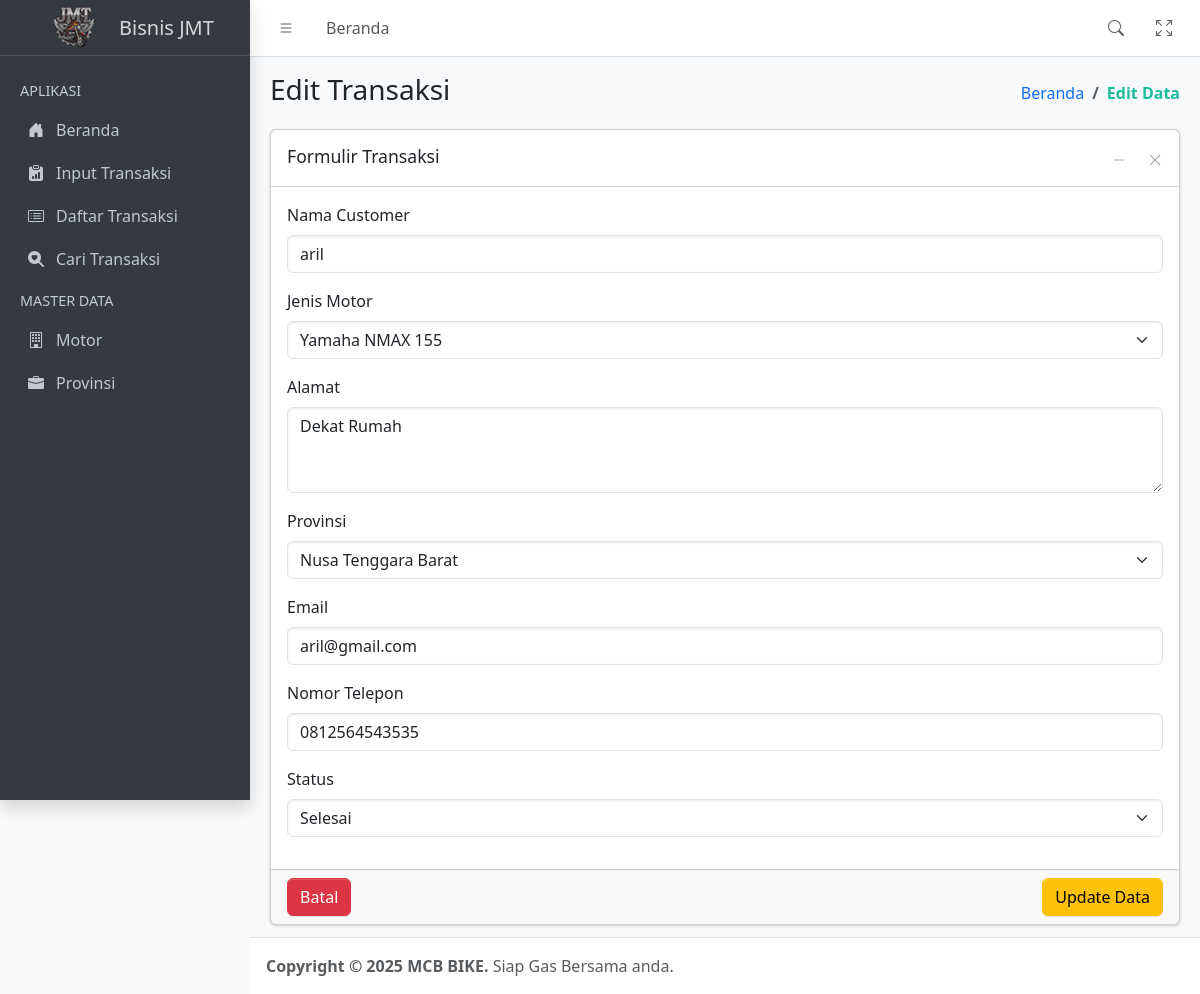
The app's page /data-edit.php?id=5 with its own data.
### tables this page shows
CREATE TABLE `tb_transaksi` (
  `id_transaksi` int NOT NULL AUTO_INCREMENT,
  `nama_customer` varchar(200) NOT NULL DEFAULT '',
  `id_motor` char(10) NOT NULL DEFAULT '',
  `alamat` text NOT NULL,
  `provinsi` smallint NOT NULL,
  `email` varchar(100) DEFAULT NULL,
  `telp` char(20) NOT NULL DEFAULT '',
  `status_transaksi` tinyint(1) NOT NULL DEFAULT '1' COMMENT '1=Pending, 2=Selesai, 3=Dibatalkan',
  PRIMARY KEY (`id_transaksi`),
  KEY `FK_transaksi_motor` (`id_motor`),
  KEY `FK_transaksi_provinsi` (`provinsi`),
  CONSTRAINT `FK_transaksi_motor` FOREIGN KEY (`id_motor`) REFERENCES `tb_motor` (`id_motor`) ON UPDATE CASCADE,
  CONSTRAINT `FK_transaksi_provinsi` FOREIGN KEY (`provinsi`) REFERENCES `tb_provinsi` (`id_provinsi`) ON UPDATE CASCADE
);

### config/db-config.php (called while the page is built, shortened)
<?php
class Database {
    private $db_host = "localhost";
    private $db_user = "root";
    private $db_pass = "";
    private $db_name = "db_simplecrud";
    public function getConnection(){
        try{
            $this->conn = new mysqli($this->db_host, $this->db_user, $this->db_pass, $this->db_name);
        } catch(Exception $e){
            die("Connection error: " . $e->getMessage());
        }
    }
}
?>

### config/class-transaksi.php (called while the page is built, shortened)
<?php
include_once 'db-config.php';
class Transaksi extends Database {
    public function getUpdateTransaksi($id){
        $query = "SELECT * FROM tb_transaksi WHERE id_transaksi = ?";
        $stmt = $this->conn->prepare($query);
        $stmt->bind_param("i", $id);
        $stmt->execute();
        $result = $stmt->get_result();
        $data = false;
        if($result->num_rows > 0){
            $row = $result->fetch_assoc();
            $data = [
                'id' => $row['id_transaksi'],
                'customer' => $row['nama_customer'],
                'motor' => $row['id_motor'],
                'alamat' => $row['alamat'],
                'provinsi' => $row['provinsi'],
                'email' => $row['email'],
                'telp' => $row['telp'],
                'status' => $row['status_transaksi']
            ];
        }
        return $data;
    }
}
?>

### config/class-master.php (called while the page is built, shortened)
<?php
include_once 'db-config.php';
class MasterData extends Database {
    public function getMotor(){
        $query = "SELECT * FROM tb_motor";
        $result = $this->conn->query($query);
        $motor = [];
        if ($result->num_rows > 0) {
            while($row = $result->fetch_assoc()) {
                $motor[] = [
                    'id' => $row['id_motor'],
                    'nama' => $row['nama_motor']
                ];
            }
        }
        return $motor;
    }
    public function getProvinsi(){
        $query = "SELECT * FROM tb_provinsi";
        $result = $this->conn->query($query);
        $provinsi = [];
        if ($result->num_rows > 0) {
            while($row = $result->fetch_assoc()) {
                $provinsi[] = [
                    'id' => $row['id_provinsi'],
                    'nama' => $row['nama_provinsi']
                ];
            }
        }
        return $provinsi;
    }
    public function getStatus(){
        return [
            ['id' => 1, 'nama' => 'Pending'],
            ['id' => 2, 'nama' => 'Selesai'],
            ['id' => 3, 'nama' => 'Dibatalkan']
        ];
    }
}
?>

### data-edit.php (the view, shortened to what this page needs)
<?php
include_once 'config/class-master.php';
include_once 'config/class-transaksi.php';
$master = new MasterData();
$transaksi = new Transaksi();
$motorList = $master->getMotor();
$provinsiList = $master->getProvinsi();
$statusList = $master->getStatus();
$dataTransaksi = $transaksi->getUpdateTransaksi($_GET['id']);
?>
<!doctype html>
<html lang="en">
	<head>
		<?php include 'template/header.php'; ?>
	</head>
	<body class="layout-fixed fixed-header fixed-footer sidebar-expand-lg sidebar-open bg-body-tertiary">
		<div class="app-wrapper">
			<?php include 'template/navbar.php'; ?>
			<?php include 'template/sidebar.php'; ?>
			<main class="app-main">
				<div class="app-content-header">
					<div class="container-fluid">
						<div class="row">
							<div class="col-sm-6">
								<h3 class="mb-0">Edit Transaksi</h3>
							</div>
							<div class="col-sm-6">
								<ol class="breadcrumb float-sm-end">
									<li class="breadcrumb-item"><a href="index.php">Beranda</a></li>
									<li class="breadcrumb-item active" aria-current="page">Edit Data</li>
								</ol>
							</div>
						</div>
					</div>
				</div>
				<div class="app-content">
					<div class="container-fluid">
						<div class="row">
							<div class="col-12">
								<div class="card">
									<div class="card-header">
										<h3 class="card-title">Formulir Transaksi</h3>
										<div class="card-tools">
											<button type="button" class="btn btn-tool" data-lte-toggle="card-collapse" title="Collapse">
												<i data-lte-icon="collapse" class="bi bi-dash-lg"></i>
											</button>
											<button type="button" class="btn btn-tool" data-lte-toggle="card-remove" title="Remove">
												<i class="bi bi-x-lg"></i>
											</button>
										</div>
									</div>
                                    <form action="proses/proses-edit.php" method="POST">
									    <div class="card-body">
                                            <div class="mb-3">
                                                <label for="customer" class="form-label">Nama Customer</label>
                                                <input type="text" class="form-control" id="customer" name="customer" placeholder="Masukkan Nama Customer" value="<?php echo $dataTransaksi['customer']; ?>" required>
                                            </div>
                                            <div class="mb-3">
                                                <label for="motor" class="form-label">Jenis Motor</label>
                                                <select class="form-select" id="motor" name="motor" required>
                                                    <?php
                                                    foreach ($motorList as $motor){
                                                        $selectedMotor = "";
                                                        if($dataTransaksi['motor'] == $motor['id']){
                                                            $selectedMotor = "selected";
                                                        }
                                                        echo '<option value="'.$motor['id'].'" '.$selectedMotor.'>'.$motor['nama'].'</option>';
                                                    }
                                                    ?>
                                                </select>
                                            </div>
                                            <div class="mb-3">
                                                <label for="alamat" class="form-label">Alamat</label>
                                                <textarea class="form-control" id="alamat" name="alamat" rows="3" placeholder="Masukkan Alamat Lengkap" required><?php echo $dataTransaksi['alamat']; ?></textarea>
                                            </div>
                                            <div class="mb-3">
                                                <label for="provinsi" class="form-label">Provinsi</label>
                                                <select class="form-select" id="provinsi" name="provinsi" required>
                                                    <?php
                                                    foreach ($provinsiList as $provinsi){
                                                        $selectedProvinsi = "";
                                                        if($dataTransaksi['provinsi'] == $provinsi['id']){
                                                            $selectedProvinsi = "selected";
                                                        }
                                                        echo '<option value="'.$provinsi['id'].'" '.$selectedProvinsi.'>'.$provinsi['nama'].'</option>';
                                                    }
                                                    ?>
                                                </select>
                                            </div>
                                            <div class="mb-3">
                                                <label for="email" class="form-label">Email</label>
                                                <input type="email" class="form-control" id="email" name="email" placeholder="Masukkan Email Valid" value="<?php echo $dataTransaksi['email']; ?>" required>
                                            </div>
                                            <div class="mb-3">
                                                <label for="telp" class="form-label">Nomor Telepon</label>
                                                <input type="tel" class="form-control" id="telp" name="telp" placeholder="Masukkan Nomor Telpon/HP" value="<?php echo $dataTransaksi['telp']; ?>" pattern="[0-9+\-\s()]{6,20}" required>
                                            </div>
                                            <div class="mb-3">
                                                <label for="status" class="form-label">Status</label>
                                                <select class="form-select" id="status" name="status" required>
                                                    <?php
                                                    foreach ($statusList as $status){
                                                        $selectedStatus = "";
                                                        if($dataTransaksi['status'] == $status['id']){
                                                            $selectedStatus = "selected";
                                                        }
                                                        echo '<option value="'.$status['id'].'" '.$selectedStatus.'>'.$status['nama'].'</option>';
                                                    }
                                                    ?>
                                                </select>
                                            </div>
                                        </div>
									    <div class="card-footer">
                                            <button type="button" class="btn btn-danger me-2 float-start" onclick="window.location.href='data-list.php'">Batal</button>
                                            <button type="submit" class="btn btn-warning float-end">Update Data</button>
                                        </div>
                                    </form>
								</div>
							</div>
						</div>
					</div>
				</div>
			</main>
			<?php include 'template/footer.php'; ?>
		</div>
	</body>
</html>

### assets/css/custom.css (style rules this page uses)
.app-content-header .breadcrumb-item.active { font-weight: 600; color: #1abc9c; }

### records on screen
tb_transaksi: customer "aril", alamat "Dekat Rumah", email "aril@gmail.com", telp "0812564543535"

### other values on screen
form field motor "Yamaha NMAX 155"
form field provinsi "Nusa Tenggara Barat"
form field status "Selesai"
